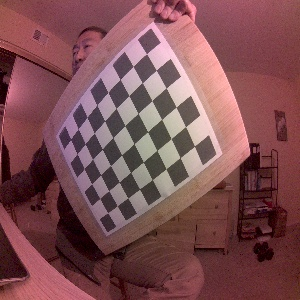
#> input picture chessboard/pattern10.jpg, 300 x 300 px; its folder holds only this picture in this run
$ jupyter execute camera_calibration.ipynb
#> lines starting #> are read from the running program, lines starting #| are printed output that depends on the picture; after the words box and inside, x2 and y2 are one past the last pixel; in counts of white or black regions, pixels touching at a corner belong together; long printed decimals are rounded
## Camera Calibration

This Notebook contains codes to calibrate the camera using images in the folder "chessboard".

[cell 1]
#!/usr/bin/env python

import cv2
import numpy as np
import os
import glob
import ipywidgets
from IPython.display import display

[cell 2]
# Defining the dimensions of checkerboard
CHECKERBOARD = (6,8)
criteria = (cv2.TERM_CRITERIA_EPS + cv2.TERM_CRITERIA_MAX_ITER, 30, 0.001)

# Creating vector to store vectors of 3D points for each checkerboard image
objpoints = []
# Creating vector to store vectors of 2D points for each checkerboard image
imgpoints = []

# Defining the world coordinates for 3D points
objp = np.zeros((1, CHECKERBOARD[0] * CHECKERBOARD[1], 3), np.float32)
objp[0,:,:2] = np.mgrid[0:CHECKERBOARD[0], 0:CHECKERBOARD[1]].T.reshape(-1, 2)
prev_img_shape = None

[cell 3]
# create and display image widget
image_widget = ipywidgets.Image(format='jpeg')
display(image_widget)

# Extracting path of individual image stored in a given directory
images = glob.glob('./chessboard/*.jpg')

i = 0
for fname in images:

    i += 1
    img = cv2.imread(fname)
#> img is the input picture: shape (300, 300, 3); mean B, G, R 82.7, 78.9, 125.3

    gray = cv2.cvtColor(img,cv2.COLOR_BGR2GRAY)
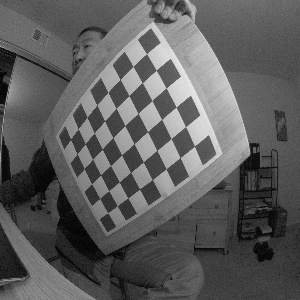
#> gray: shape (300, 300); min 2, max 232, mean 93.2
    # Find the chess board corners
    # If desired number of corners are found in the image then ret = true
    ret, corners = cv2.findChessboardCorners(gray, CHECKERBOARD, cv2.CALIB_CB_ADAPTIVE_THRESH + cv2.CALIB_CB_FAST_CHECK + cv2.CALIB_CB_NORMALIZE_IMAGE)
#> ret = True; corners = 48 rows, first 8: [146.6, 53.95], [156.2, 70.26], [166.2, 88.05], [176.2, 107.1], [185.4, 127], [194.5, 146], [133.2, 66.38], [142.1, 82.72]

    """
    If desired number of corner are detected,
    we refine the pixel coordinates and display
    them on the images of checker board
    """

    if ret == True:

        objpoints.append(objp)
        # refining pixel coordinates for given 2d points.
        corners2 = cv2.cornerSubPix(gray, corners, (11,11),(-1,-1), criteria)
#> corners2 = 48 rows, first 8: [146.5, 53.65], [156.2, 70.06], [166.2, 88.1], [176.1, 106.9], [185.6, 126.7], [194.4, 146.1], [133.1, 66.3], [142.3, 82.69]

        imgpoints.append(corners2)

        # Draw and display the corners
        img = cv2.drawChessboardCorners(img, CHECKERBOARD, corners2, ret)
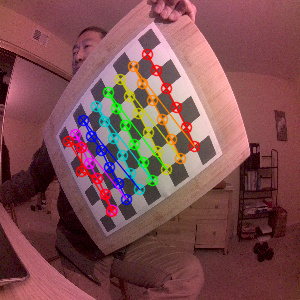
#> img: shape (300, 300, 3); 7.57% of pixels changed, all inside (x1, y1, x2, y2) = (62, 48, 201, 218)

        output_fname = 'cornerfind'+ str(i) + '.jpg'
        cv2.imwrite(output_fname, img)

        # set value of image widget (must compress to JPEG to send over web).  When this value is set, the data is transferred to desktop machine and image is rendered
        image_widget.value = bytes(cv2.imencode('.jpg', img)[1])
    else:
        print("No detection.")

cv2.destroyAllWindows()

[cell 4]
h,w = img.shape[:2]
#> h = 300; w = 300

"""
Performing camera calibration by
passing the value of known 3D points (objpoints)
and corresponding pixel coordinates of the
detected corners (imgpoints)
"""
ret, mtx, dist, rvecs, tvecs = cv2.calibrateCamera(objpoints, imgpoints, gray.shape[::-1], None, None)
#> ret = 2.7; mtx = [[86.07, 0, 134.7], [0, 115.6, 138.7], [0, 0, 1]]; dist = [[1.03, -4.09, 0.0158, 0.0231, 3.78]]; rvecs = ([0.206, -0.00359, 0.963],); tvecs = ([0.664, -3.83, 4.91],)

print("Retval : \n")
print(ret)
#| 2.704
print("Camera matrix : \n")
print(mtx)
#| [[ 86.072   0.         134.657]
#|  [  0.         115.573 138.703]
#|  [  0.           0.           1.        ]]
print("dist : \n")
print(dist)
#| [[ 1.030 -4.094  0.01582  0.02307  3.782]]
print("rvecs : \n")
print(rvecs)
#| (array([[ 0.2055],
#|        [-0.00359],
#|        [ 0.9626]]),)
print("tvecs : \n")
print(tvecs)
#| (array([[ 0.6638],
#|        [-3.827 ],
#|        [ 4.908 ]]),)

[cell 5]
# Extracting path of individual image stored in a given directory
images = glob.glob('./chessboard/*.jpg')
i = 0
for fname in images:
    img = cv2.imread(fname)
    i += 1

    h,  w = img.shape[:2]
    newcameramtx, roi=cv2.getOptimalNewCameraMatrix(mtx,dist,(w,h),1,(w,h))
#> newcameramtx = [[2429.4, 0, 168.3], [0, 727.7, 235.5], [0, 0, 1]]; roi = (151, 233, 24, 4)

    # undistort
    dst = cv2.undistort(img, mtx, dist, None, newcameramtx)
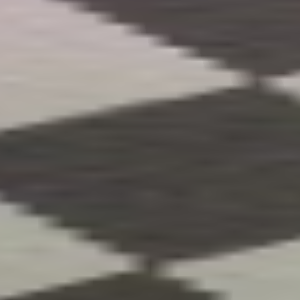
#> dst: shape (300, 300, 3); mean B, G, R 102.7, 107.6, 112.2

    # crop the image
    x,y,w,h = roi
#> x = 151; y = 233; w = 24; h = 4
    dst = dst[y:y+h, x:x+w]

    output_fname = './undistort/undistort'+ str(i) + '.jpg'
    cv2.imwrite(output_fname, dst)

cv2.destroyAllWindows()

[cell 6]
import pickle

filename = "calibration.dat"

filehandler = open(filename, 'wb')

calibration = {"mtx": mtx,
    "dist": dist,
    "rvecs" : rvecs,
    "tvecs" : tvecs}
#> calibration = {'mtx': [[86.07, 0, 134.7], [0, 115.6, 138.7], [0, 0, 1]], 'dist': [[1.03, -4.09, 0.0158, 0.0231, 3.78]], 'rvecs': ([0.206, -0.00359, 0.963],), 'tvecs': ([0.664, -3.83, 4.91],)}

pickle.dump(calibration, filehandler)

$ run again, on chessboard/pattern14.jpg
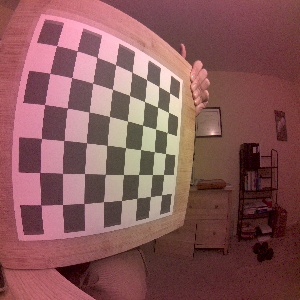
#> input picture chessboard/pattern14.jpg, 300 x 300 px
#> img is the input picture: shape (300, 300, 3); mean B, G, R 88.6, 88, 135.7
#> `gray = cv2.cvtColor(img,cv2.COLOR_BGR2GRAY)`:
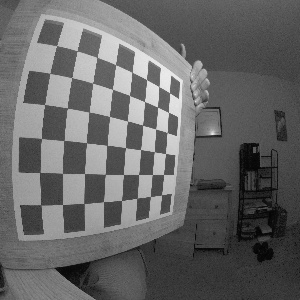
#> gray: shape (300, 300); min 3, max 236, mean 102.4
#> `ret, corners = cv2.findChessboardCorners(gray, CHECKERBOARD, cv2.CALIB..`: ret = True; corners = 48 rows, first 8: [169.6, 92.9], [168.5, 112.4], [167, 132.5], [165.5, 153.5], [163.5, 174.4], [161.4, 194.8], [158.8, 86.73], [157.5, 107]
#> corners2 = 48 rows, first 8: [173.8, 95.43], [163, 109.4], [171, 134.3], [168.6, 153.6], [158, 174.6], [166.4, 194.5], [164.5, 89.75], [163, 109.4]
#> img: shape (300, 300, 3); 9.92% of pixels changed, all inside (x1, y1, x2, y2) = (34, 40, 181, 212)
#> `ret, mtx, dist, rvecs, tvecs = cv2.calibrateCamera(objpoints, imgpoint..`: ret = 2.94; mtx = [[340.9, 0, 189.4], [0, 1768.8, 175.4], [0, 0, 1]]; dist = [[-6.19, 1015.6, -0.575, -4.88, -47520.2]]; rvecs = ([-0.672, 0.87, 1.45],); tvecs = ([-2.29, -2.22, 68.09],)
#| 2.938
#| [[3.40902285e+02 0.00000000e+00 1.89373090e+02]
#|  [0.00000000e+00 1.76882994e+03 1.75431669e+02]
#|  [0.00000000e+00 0.00000000e+00 1.00000000e+00]]
#| [[-6.19187822e+00  1.01555719e+03 -5.74617389e-01 -4.87971224e+00
#|   -4.75201815e+04]]
#| (array([[-0.6717],
#|        [ 0.8701],
#|        [ 1.448]]),)
#| (array([[-2.288],
#|        [-2.216],
#|        [68.093]]),)
#> newcameramtx = [[297, 0, 165], [0, 527.5, 52.32], [0, 0, 1]]; roi = (0, 0, 261, 87)
#> `x,y,w,h = roi`: x = 0; w = 261; h = 87
#> `dst = dst[y:y+h, x:x+w]`:
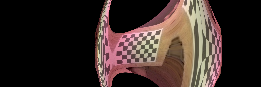
#> dst: shape (87, 261, 3); mean B, G, R 39.3, 43.5, 57
#> calibration = {'mtx': [[340.9, 0, 189.4], [0, 1768.8, 175.4], [0, 0, 1]], 'dist': [[-6.19, 1015.6, -0.575, -4.88, -47520.2]], 'rvecs': ([-0.672, 0.87, 1.45],), 'tvecs': ([-2.29, -2.22, 68.09],)}

$ run again, on chessboard/pattern15.jpg
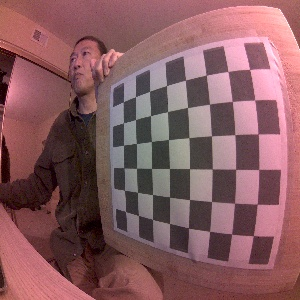
#> input picture chessboard/pattern15.jpg, 300 x 300 px
#> img is the input picture: shape (300, 300, 3); mean B, G, R 96.1, 91.8, 135.2
#> `gray = cv2.cvtColor(img,cv2.COLOR_BGR2GRAY)`:
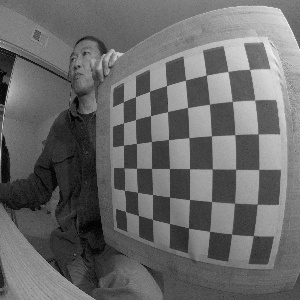
#> gray: shape (300, 300); min 2, max 245, mean 105.3
#> `ret, corners = cv2.findChessboardCorners(gray, CHECKERBOARD, cv2.CALIB..`: ret = True; corners = 48 rows, first 8: [249.3, 69.54], [254.5, 99.89], [258, 134], [258.6, 169.5], [257.3, 204.1], [253.4, 235.6], [228, 71.56], [232.4, 101.6]
#> corners2 = 48 rows, first 8: [249.7, 69.48], [254.7, 99.86], [258.1, 134], [258.8, 169.4], [257.2, 204.3], [253.4, 235.6], [228.1, 71.24], [232.2, 101.5]
#> img: shape (300, 300, 3); 10.59% of pixels changed, all inside (x1, y1, x2, y2) = (114, 63, 266, 243)
#> `ret, mtx, dist, rvecs, tvecs = cv2.calibrateCamera(objpoints, imgpoint..`: ret = 1.43; mtx = [[98.15, 0, 106.7], [0, 151.9, 157.3], [0, 0, 1]]; dist = [[-0.14, 0.0176, 0.00131, 0.00605, -0.000971]]; rvecs = ([0.527, 0.509, 1.48],); tvecs = ([6.44, -2.7, 2.58],)
#| 1.427
#| [[ 98.148   0.         106.674]
#|  [  0.         151.927 157.340]
#|  [  0.           0.           1.        ]]
#| [[-0.1403  0.01761  0.001306  0.006047 -0.0009714 ]]
#| (array([[0.5266],
#|        [0.5089],
#|        [1.479]]),)
#| (array([[ 6.436],
#|        [-2.698 ],
#|        [ 2.584]]),)
#> newcameramtx = [[63.26, 0, 168], [0, 72.89, 177.8], [0, 0, 1]]; roi = (76, 102, 216, 143)
#> `x,y,w,h = roi`: x = 76; y = 102; w = 216; h = 143
#> `dst = dst[y:y+h, x:x+w]`:
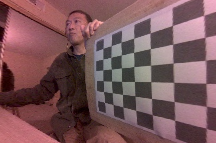
#> dst: shape (143, 216, 3); mean B, G, R 90.5, 86.8, 122.2
#> calibration = {'mtx': [[98.15, 0, 106.7], [0, 151.9, 157.3], [0, 0, 1]], 'dist': [[-0.14, 0.0176, 0.00131, 0.00605, -0.000971]], 'rvecs': ([0.527, 0.509, 1.48],), 'tvecs': ([6.44, -2.7, 2.58],)}

$ run again, on chessboard/pattern16.jpg
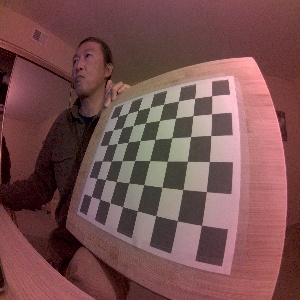
#> input picture chessboard/pattern16.jpg, 300 x 300 px
#> img is the input picture: shape (300, 300, 3); mean B, G, R 79.8, 79.8, 120
#> `gray = cv2.cvtColor(img,cv2.COLOR_BGR2GRAY)`:
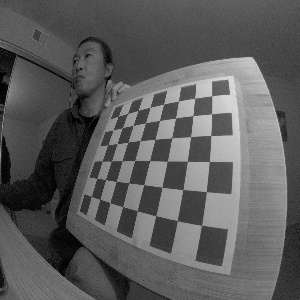
#> gray: shape (300, 300); min 1, max 219, mean 91.9
#> `ret, corners = cv2.findChessboardCorners(gray, CHECKERBOARD, cv2.CALIB..`: ret = True; corners = 48 rows, first 8: [211.5, 96.01], [211.6, 113.7], [210.9, 135.4], [209.4, 161.5], [206.2, 191.6], [201.5, 225.4], [194.4, 98.5], [192.9, 115.4]
#> corners2 = 48 rows, first 8: [211.6, 95.85], [211.6, 113.8], [210.7, 135.6], [209.3, 161.5], [206.2, 191.7], [201.5, 225.2], [194.7, 98.01], [192.8, 115.7]
#> img: shape (300, 300, 3); 7.68% of pixels changed, all inside (x1, y1, x2, y2) = (90, 90, 219, 232)
#> `ret, mtx, dist, rvecs, tvecs = cv2.calibrateCamera(objpoints, imgpoint..`: ret = 3.67; mtx = [[165.4, 0, 144.2], [0, 241.9, 168.1], [0, 0, 1]]; dist = [[-2.07, 7.88, 0.00271, 0.0762, -11.35]]; rvecs = ([-0.03, 0.868, 1.67],); tvecs = ([3.6, -2.71, 7.66],)
#| 3.667
#| [[165.402   0.         144.234]
#|  [  0.         241.853 168.098]
#|  [  0.           0.           1.        ]]
#| [[-2.06682349e+00  7.88391443e+00  2.71461610e-03  7.62021322e-02
#|   -1.13546957e+01]]
#| (array([[-0.03004],
#|        [ 0.8678],
#|        [ 1.665]]),)
#| (array([[ 3.601],
#|        [-2.714],
#|        [ 7.665]]),)
#> newcameramtx = [[165.4, 0, 144.2], [0, 241.9, 168.1], [0, 0, 1]]; roi = (0, 0, 299, 299)
#> `x,y,w,h = roi`: x = 0; w = 299
#> `dst = dst[y:y+h, x:x+w]`:
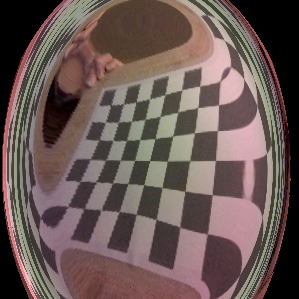
#> dst: shape (299, 299, 3); mean B, G, R 84.6, 88.1, 105.4
#> calibration = {'mtx': [[165.4, 0, 144.2], [0, 241.9, 168.1], [0, 0, 1]], 'dist': [[-2.07, 7.88, 0.00271, 0.0762, -11.35]], 'rvecs': ([-0.03, 0.868, 1.67],), 'tvecs': ([3.6, -2.71, 7.66],)}

$ run again, on chessboard/pattern11.jpg
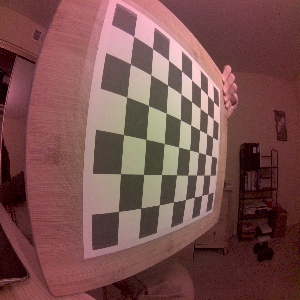
#> input picture chessboard/pattern11.jpg, 300 x 300 px
#> img is the input picture: shape (300, 300, 3); mean B, G, R 78.4, 80.3, 121.6
#> `gray = cv2.cvtColor(img,cv2.COLOR_BGR2GRAY)`:
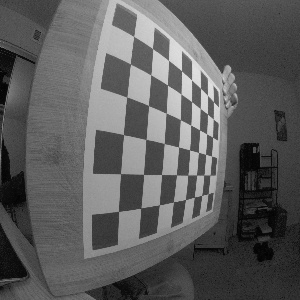
#> gray: shape (300, 300); min 2, max 226, mean 92.5
#> `ret, corners = cv2.findChessboardCorners(gray, CHECKERBOARD, cv2.CALIB..`: ret = True; corners = 48 rows, first 8: [213.4, 101.7], [213.5, 119.5], [212.6, 137.3], [211.5, 156], [209.9, 175.1], [208.3, 193.6], [207.5, 95.07], [207.5, 114.2]
#> corners2 = 48 rows, first 8: [207.7, 91.46], [208.4, 112.6], [208.6, 134.8], [206.2, 154.6], [205.3, 175.1], [203.3, 195.3], [207.7, 91.46], [208.4, 112.6]
#> img: shape (300, 300, 3); 7.93% of pixels changed, all inside (x1, y1, x2, y2) = (112, 30, 216, 218)
#> `ret, mtx, dist, rvecs, tvecs = cv2.calibrateCamera(objpoints, imgpoint..`: ret = 3.32; mtx = [[123.4, 0, 173.4], [0, 220.9, 147.3], [0, 0, 1]]; dist = [[-1.05, 3.96, -0.04, -0.292, -3.47]]; rvecs = ([-0.152, 0.111, 1.69],); tvecs = ([5.09, -2.38, 7.43],)
#| 3.316
#| [[123.422   0.         173.431]
#|  [  0.         220.855 147.293]
#|  [  0.           0.           1.        ]]
#| [[-1.049   3.964 -0.04005 -0.2915 -3.474]]
#| (array([[-0.1518],
#|        [ 0.1108],
#|        [ 1.693]]),)
#| (array([[ 5.093],
#|        [-2.384  ],
#|        [ 7.431 ]]),)
#> newcameramtx = [[123.4, 0, 173.4], [0, 214.9, 148.3], [0, 0, 1]]; roi = (0, 60, 299, 211)
#> `x,y,w,h = roi`: x = 0; y = 60; w = 299; h = 211
#> `dst = dst[y:y+h, x:x+w]`:
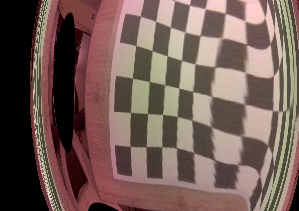
#> dst: shape (211, 299, 3); mean B, G, R 86.1, 92.9, 115.4
#> calibration = {'mtx': [[123.4, 0, 173.4], [0, 220.9, 147.3], [0, 0, 1]], 'dist': [[-1.05, 3.96, -0.04, -0.292, -3.47]], 'rvecs': ([-0.152, 0.111, 1.69],), 'tvecs': ([5.09, -2.38, 7.43],)}
